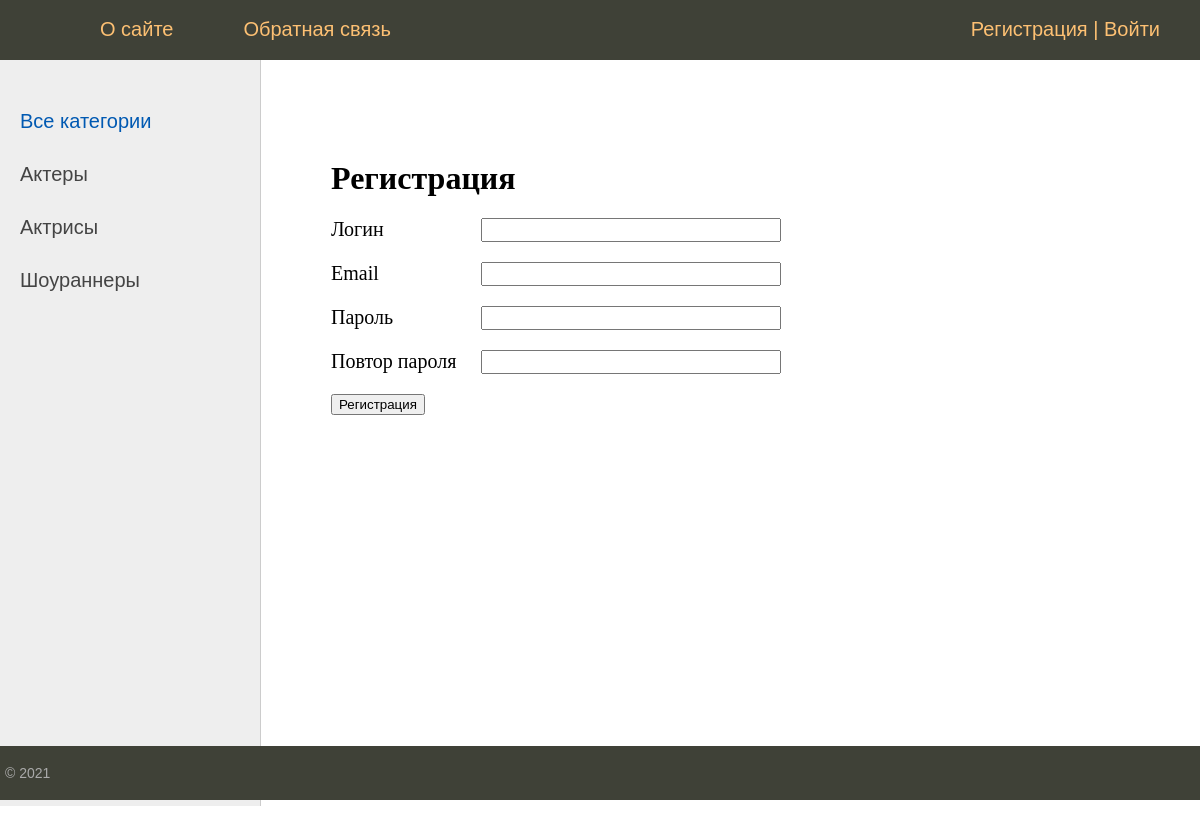
Screenshot of /register/ with the database file from the repository.
### stars/models.py (models this page shows, shortened)
class Category(models.Model):
    name = models.CharField(max_length=100, db_index=True, verbose_name="Категория")
    slug = models.SlugField(max_length=255, unique=True, db_index=True, verbose_name="URL")
    def get_absolute_url(self):
        return reverse('category', kwargs={'cat_slug': self.slug})
    class Meta:
        verbose_name = "Категория"
        verbose_name_plural = "Категории"
        ordering = ['id']

### stars/views.py (the view, shortened to what this page needs)
# urls.py: path('register/', views.RegisterUser.as_view(), name='register'),
class RegisterUser(DataMixin, CreateView):
    form_class = RegisterUserForm
    template_name = 'stars/register.html'
    success_url = reverse_lazy('login')
    def get_context_data(self, *, object_list=None, **kwargs):
        context = super().get_context_data(**kwargs)
        c_def = self.get_user_context(title="Регистрация")
        return dict(list(context.items()) + list(c_def.items()))

### stars/forms.py
class RegisterUserForm(UserCreationForm):
    username = forms.CharField(label='Логин', widget=forms.TextInput(attrs={'class': 'form-input'}))
    email = forms.EmailField(label='Email', widget=forms.EmailInput(attrs={'class': 'form-input'}))
    password1 = forms.CharField(label='Пароль', widget=forms.PasswordInput(attrs={'class': 'form-input'}))
    password2 = forms.CharField(label='Повтор пароля', widget=forms.PasswordInput(attrs={'class': 'form-input'}))
    class Meta:
        model = User
        fields = ('username', 'email', 'password1', 'password2')

### stars/templatetags/stars_tags.py (called while the page is built)
@register.inclusion_tag('stars/list_categories.html')
def show_categories(sort=None, cat_selected=0):
    if not sort:
        cats = Category.objects.all()
    else:
        cats = Category.objects.order_by(sort)
    return {'cats': cats, 'cat_selected': cat_selected}

### stars/utils.py (called while the page is built)
    def get_user_context(self, **kwargs):
        context = kwargs
        cats = Category.objects.annotate(Count('star'))
        user_menu = menu.copy()
        if not self.request.user.is_authenticated:
            user_menu.pop(1)
        context['menu'] = user_menu
        context['cats'] = cats
        if 'cat_selected' not in context:
            context['cat_selected'] = 0
        return context

### stars/templates/stars/register.html (shortened to what this page needs)
{% extends 'base.html'%}
{% block content%}
<h1>{{title}}</h1>
<form method="post">
    {% for f in form %}
        <p><label class="form-label" for="{{ f.id_for_label }}">{{f.label}}</label>{{ f }}</p>
    {% endfor %}
    <button type="submit">Регистрация</button>
</form>
{% endblock %}

### templates/base.html (shortened to what this page needs)
{% load static %}
{% load stars_tags %}
<html lang="en">
<head>
	<link rel="stylesheet" href="{% static 'css/base.css'%}">
</head>
<body>
<table class="table-page" border=0 cellpadding="0" cellspacing="0">
<tr><td valign=top>
{% block mainmenu %}
<div class="header">
<ul id="mainmenu" class="mainmenu">
    <li class="logo"><a href="{% url 'home' %}"><div class="logo"></div></a></li>
    {% for m in menu %}
        <li><a href="{% url m.url_name %}">{{m.title}}</a></li>
    {% endfor %}
    {% if request.user.is_authenticated %}
    <li class="last"> {{ user.username }} | <a href="{% url 'logout' %}">Выйти</a></li>
    {% else %}
    <li class="last"><a href="{% url 'register' %}">Регистрация</a> | <a href="{% url 'login' %}">Войти</a></li>
    {% endif %}
</ul>
</div>
{% endblock mainmenu %}
<table class="table-content" border=0 cellpadding="0" cellspacing="0">
<tr>
<td valign="top" class="left-chapters">
	<ul id="leftchapters">
        {% if cat_selected == 0 %}
            <li class="selected"> Все категории</li>
        {% else %}
            <li><a href="{% url 'home' %}">Все категории</a></li>
        {% endif %}
        {% for c in cats %}
        {% if c.star__count > 0 %}
            {% if c.pk == cat_selected %}
                <li class="selected">{{c.name}}</li>
            {% else %}
                <li><a href="{{c.get_absolute_url}}">{{c.name}}</a></li>
            {% endif %}
        {% endif %}
        {% endfor %}
	</ul>
</td>
    <td valign="top" class="content">
        <div class="content-text">
        {% block content %}
        {% endblock %}
        </div>
    </td>
</tr>
</table>
</td>
</tr>
<tr><td valign=top>
	<div id="footer">
		<p>&copy; 2021</p>
	</div>
</td></tr>
</table>
</body>
</html>

### static/css/base.css (style rules this page uses)
html, body { font-family: 'Arial'; margin: 0; padding: 0; height: 100%; width: 100%; color: #444; }
a { color: #0059b2; text-decoration: none; }
.table-page { width: 100%; height: 100%; vertical-align: top; }
.table-page tr { height: 100%; }
.header { background: #3F4137; height: 60px; }
.logo { width: 70px; height: 60px; }
ul.mainmenu { list-style: none; margin: 0; padding: 0; height: 60px; color: #fdc073; font-size: 20px; overflow: hidden; }
ul.mainmenu li { float: left; margin: 18px 40px 0 30px; }
ul.mainmenu li.logo { margin: 0; }
ul.mainmenu li.last { float: right; }
ul.mainmenu li a { color: #fdc073; text-decoration: none; }
.table-content { width: 100%; min-height: 100%; height: 100%; }
.left-chapters { margin: 0; background: #eee; border-right: 1px solid #ccc; min-height: 100%; }
.left-chapters ul { width: 230px; min-height: 100%; margin: 0; padding: 20px 10px 10px 20px; list-style: none; font-size: 20px; }
.left-chapters ul li { margin: 30px 0 0 0; color: #999; }
.left-chapters ul li.selected { color: #0059b2; }
.left-chapters ul li a { color: #444; text-decoration: none; }
.content { padding: 40px 20px 20px 40px; width: 100%; box-sizing: border-box; }
.content-text { margin: 60px 0 0 30px; color: #000; font-size: 20px; font-family: Yandex Sans Display Light; }
.content-text h1 { font-size: 32px; }
#footer { box-sizing: border-box; background: #3F4137; padding: 5px; color: #aaa; font-size: 14px; font-family: Verdana, Geneva, Arial, Helvetica; text-align: left; overflow: hidden; }
.form-input { width: 300px; font-size: 16px; }
.form-label { display: inline-block; min-width: 150px; vertical-align: top; }

### rows the page displays
Category: name "Актеры"
Category: name "Актрисы"
Category: name "Шоураннеры"

### other values shown
{{ m.title }} "О сайте" "Обратная связь"
{{ title }} "Регистрация"
{{ f.label }} "Логин" "Email" "Пароль" "Повтор пароля"
